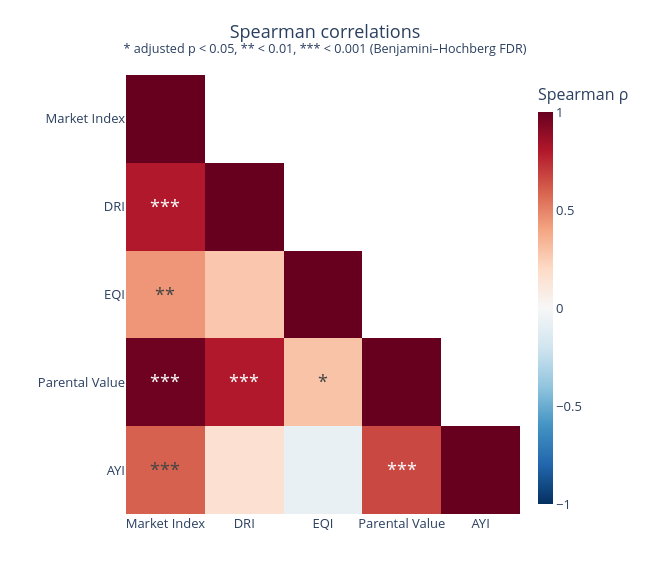

Source (notebook cell):
### Markdown cell above
### 2.6. Indexed Traits Associations

*Spearman correlations of the scored phenotypes. Stars use Benjamini–Hochberg-adjusted p-values across all unique index pairs.*

### Code cell
# Compute and visualize Spearman correlations between target traits
n_targets = len(TARGET_COLS)
rho = np.full((n_targets, n_targets), np.nan)
star_labels = np.full((n_targets, n_targets), '', dtype=object)
pair_indices = []
pair_p_values = []
adjusted_p = np.full((n_targets, n_targets), np.nan)

for i in range(n_targets):
    rho[i, i] = 1.0

    for j in range(i):
        pair = pheno[[TARGET_COLS[i], TARGET_COLS[j]]].dropna()
        r, p_value = stats.spearmanr(
            pair[TARGET_COLS[i]],
            pair[TARGET_COLS[j]],
        )

        rho[i, j] = r
        if not np.isfinite(p_value):
            raise ValueError(f'Undefined Spearman test for {TARGET_COLS[i]} and {TARGET_COLS[j]}.')
        pair_indices.append((i, j))
        pair_p_values.append(p_value)

# Adjust each unique pair once; exclude the diagonal and mirrored pairs.
p_values = np.asarray(pair_p_values)
order = np.argsort(p_values)
ranked_p = p_values[order] * len(p_values) / np.arange(1, len(p_values) + 1)
bh_p_values = np.empty_like(p_values)
bh_p_values[order] = np.minimum(1.0, np.minimum.accumulate(ranked_p[::-1])[::-1])

for (i, j), p_adjusted in zip(pair_indices, bh_p_values):
    adjusted_p[i, j] = p_adjusted
    star_labels[i, j] = (
            '***' if p_adjusted < 0.001 else
            '**' if p_adjusted < 0.01 else
            '*' if p_adjusted < 0.05 else
            ''
        )

fig = go.Figure(
    go.Heatmap(
        z=rho,
        x=[TARGET_NAMES[col] for col in TARGET_COLS],
        y=[TARGET_NAMES[col] for col in TARGET_COLS],
        zmin=-1,
        zmax=1,
        colorscale='RdBu_r',
        text=star_labels,
        customdata=adjusted_p,
        hovertemplate='%{y} vs %{x}<br>Spearman ρ: %{z:.3f}<br>BH-adjusted p: %{customdata:.3g}<extra></extra>',
        texttemplate='%{text}',
        textfont=dict(size=18),
        colorbar=dict(
            title=dict(text='Spearman ρ'),
            thickness=15,
        ),
        hoverongaps=False,
        connectgaps=False,
    )
)

fig.update_layout(
    template='plotly_white',
    title=dict(
        text=(
            'Spearman correlations'
            '<br><sup>* adjusted p &lt; 0.05, ** &lt; 0.01, '
            '*** &lt; 0.001 (Benjamini–Hochberg FDR)</sup>'
        ),
        x=0.5,
        xanchor='center',
    ),
    width=650,
    height=570,
    margin=dict(l=15, r=70, t=75, b=15),
    plot_bgcolor='white',
    paper_bgcolor='white',
    font=dict(size=13),
)

fig.update_xaxes(
    title_text='',
    showticklabels=True,
    showgrid=False,
    zeroline=False,
)
fig.update_yaxes(
    title_text='',
    showticklabels=True,
    autorange='reversed',
    showgrid=False,
    zeroline=False,
)

save_figure(fig, 'fig03_spearman_heatmap')
fig.show(config={'responsive': True})

### Figure 1 — Plotly figure (JSON) as saved in the notebook; plotly's stock layout.template omitted (floating-point values rounded to 4 significant figures)
{"data": [{"colorbar": {"thickness": 15, "title": {"text": "Spearman ρ"}}, "colorscale": [[0, "rgb(5,48,97)"], [0.1, "rgb(33,102,172)"], [0.2, "rgb(67,147,195)"], [0.3, "rgb(146,197,222)"], [0.4, "rgb(209,229,240)"], [0.5, "rgb(247,247,247)"], [0.6, "rgb(253,219,199)"], [0.7, "rgb(244,165,130)"], [0.8, "rgb(214,96,77)"], [0.9, "rgb(178,24,43)"], [1, "rgb(103,0,31)"]], "connectgaps": false, "customdata": [[NaN, NaN, NaN, NaN, NaN], [1.393e-12, NaN, NaN, NaN, NaN], [0.001345, 0.05419, NaN, NaN, NaN], [4.576e-37, 1.393e-12, 0.04854, NaN, NaN], [3.73e-06, 0.2935, 0.5919, 1.004e-07, NaN]], "hoverongaps": false, "hovertemplate": "%{y} vs %{x}<br>Spearman ρ: %{z:.3f}<br>BH-adjusted p: %{customdata:.3g}<extra></extra>", "text": [["", "", "", "", ""], ["***", "", "", "", ""], ["**", "", "", "", ""], ["***", "***", "*", "", ""], ["***", "", "", "***", ""]], "textfont": {"size": 18}, "texttemplate": "%{text}", "type": "heatmap", "x": ["Market Index", "DRI", "EQI", "Parental Value", "AYI"], "y": ["Market Index", "DRI", "EQI", "Parental Value", "AYI"], "z": [[1.0, NaN, NaN, NaN, NaN], [0.7996, 1.0, NaN, NaN, NaN], [0.4425, 0.276, 1.0, NaN, NaN], [0.9799, 0.8001, 0.2891, 1.0, NaN], [0.5973, 0.1546, -0.0746, 0.6655, 1.0]], "zmax": 1, "zmin": -1}], "layout": {"font": {"size": 13}, "height": 570, "margin": {"b": 15, "l": 15, "r": 70, "t": 75}, "paper_bgcolor": "white", "plot_bgcolor": "white", "title": {"text": "Spearman correlations<br><sup>* adjusted p &lt; 0.05, ** &lt; 0.01, *** &lt; 0.001 (Benjamini–Hochberg FDR)</sup>", "x": 0.5, "xanchor": "center"}, "width": 650, "xaxis": {"showgrid": false, "showticklabels": true, "title": {"text": ""}, "zeroline": false}, "yaxis": {"autorange": "reversed", "showgrid": false, "showticklabels": true, "title": {"text": ""}, "zeroline": false}}}
